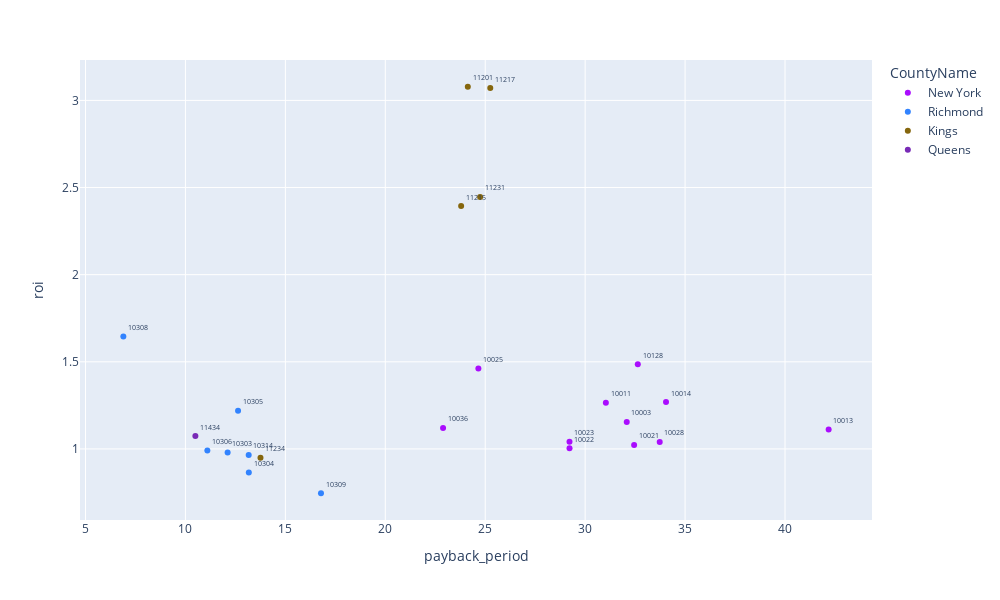

Notebook code cell kept with this figure:
### Markdown cell above
Even without considering the option of selling out(equity appreciation) but assuming rental value will appreciate 
kings county will have a good roi in 10 years and will gain about 1.4-1.8 times the value of the investment.
But only by rental appreciation 10308 zipcode is the "sweetest spot" to invest as it has high ROI and low payback.

### Code cell
fig=px.scatter(dat,x="payback_period",y="roi",color="CountyName",text="zipcode",color_discrete_sequence=px.colors.qualitative.Alphabet,hover_name="zipcode",hover_data=["annual_rent","payback_period","roi","sell_price"])
fig.update_traces(textposition='top right',textfont_size=7)
fig.update_layout(height=600, width=1000)

### Figure 1 — Plotly figure (JSON) as saved in the notebook; plotly's stock layout.template omitted (floating-point values rounded to 4 significant figures)
{"data": [{"customdata": [[88980.0, 32.08, 1.155, 2147000], [101700.0, 31.04, 1.265, 2480400], [113900.0, 42.18, 1.112, 3316500], [95530.0, 34.05, 1.269, 2491600], [76180.0, 32.45, 1.023, 1815600], [97070.0, 29.22, 1.004, 2031600], [82160.0, 29.22, 1.041, 2142300], [91190.0, 24.66, 1.462, 1431000], [76070.0, 33.73, 1.04, 2083900], [96780.0, 22.89, 1.12, 1712900], [75630.0, 32.63, 1.487, 1787100]], "hoverlabel": {"namelength": 0}, "hovertemplate": "<b>%{hovertext}</b><br><br>CountyName=New York<br>payback_period=%{customdata[1]}<br>roi=%{customdata[2]}<br>annual_rent=%{customdata[0]}<br>sell_price=%{customdata[3]}<br>zipcode=%{text}", "hovertext": ["10003", "10011", "10013", "10014", "10021", "10022", "10023", "10025", "10028", "10036", "10128"], "legendgroup": "New York", "marker": {"color": "#AA0DFE", "symbol": "circle"}, "mode": "markers+text", "name": "New York", "showlegend": true, "text": ["10003", "10011", "10013", "10014", "10021", "10022", "10023", "10025", "10028", "10036", "10128"], "textfont": {"size": 7}, "textposition": "top right", "type": "scatter", "x": [32.08, 31.04, 42.18, 34.05, 32.45, 29.22, 29.22, 24.66, 33.73, 22.89, 32.63], "xaxis": "x", "y": [1.155, 1.265, 1.112, 1.269, 1.023, 1.004, 1.041, 1.462, 1.04, 1.12, 1.487], "yaxis": "y"}, {"customdata": [[28470, 12.11, 0.9787, 327700], [25550, 13.17, 0.8642, 328300], [41360.0, 12.63, 1.218, 425100], [32170.0, 11.1, 0.9911, 352900], [59950.0, 6.894, 1.646, 409500], [23270.0, 16.78, 0.7456, 390500], [29290.0, 13.17, 0.9658, 357300]], "hoverlabel": {"namelength": 0}, "hovertemplate": "<b>%{hovertext}</b><br><br>CountyName=Richmond<br>payback_period=%{customdata[1]}<br>roi=%{customdata[2]}<br>annual_rent=%{customdata[0]}<br>sell_price=%{customdata[3]}<br>zipcode=%{text}", "hovertext": ["10303", "10304", "10305", "10306", "10308", "10309", "10314"], "legendgroup": "Richmond", "marker": {"color": "#3283FE", "symbol": "circle"}, "mode": "markers+text", "name": "Richmond", "showlegend": true, "text": ["10303", "10304", "10305", "10306", "10308", "10309", "10314"], "textfont": {"size": 7}, "textposition": "top right", "type": "scatter", "x": [12.11, 13.17, 12.63, 11.1, 6.894, 16.78, 13.17], "xaxis": "x", "y": [0.9787, 0.8642, 1.218, 0.9911, 1.646, 0.7456, 0.9658], "yaxis": "y"}, {"customdata": [[68110.0, 24.13, 3.078, 1420700], [51465, 23.8, 2.394, 1070800], [67110.0, 25.25, 3.071, 1302300], [58470.0, 24.75, 2.446, 1202900], [36990.0, 13.76, 0.9493, 476900]], "hoverlabel": {"namelength": 0}, "hovertemplate": "<b>%{hovertext}</b><br><br>CountyName=Kings<br>payback_period=%{customdata[1]}<br>roi=%{customdata[2]}<br>annual_rent=%{customdata[0]}<br>sell_price=%{customdata[3]}<br>zipcode=%{text}", "hovertext": ["11201", "11215", "11217", "11231", "11234"], "legendgroup": "Kings", "marker": {"color": "#85660D", "symbol": "circle"}, "mode": "markers+text", "name": "Kings", "showlegend": true, "text": ["11201", "11215", "11217", "11231", "11234"], "textfont": {"size": 7}, "textposition": "top right", "type": "scatter", "x": [24.13, 23.8, 25.25, 24.75, 13.76], "xaxis": "x", "y": [3.078, 2.394, 3.071, 2.446, 0.9493], "yaxis": "y"}, {"customdata": [[41830.0, 10.5, 1.074, 382300]], "hoverlabel": {"namelength": 0}, "hovertemplate": "<b>%{hovertext}</b><br><br>CountyName=Queens<br>payback_period=%{customdata[1]}<br>roi=%{customdata[2]}<br>annual_rent=%{customdata[0]}<br>sell_price=%{customdata[3]}<br>zipcode=%{text}", "hovertext": ["11434"], "legendgroup": "Queens", "marker": {"color": "#782AB6", "symbol": "circle"}, "mode": "markers+text", "name": "Queens", "showlegend": true, "text": ["11434"], "textfont": {"size": 7}, "textposition": "top right", "type": "scatter", "x": [10.5], "xaxis": "x", "y": [1.074], "yaxis": "y"}], "layout": {"height": 600, "legend": {"title": {"text": "CountyName"}, "tracegroupgap": 0}, "margin": {"t": 60}, "width": 1000, "xaxis": {"anchor": "y", "domain": [0, 1], "title": {"text": "payback_period"}}, "yaxis": {"anchor": "x", "domain": [0, 1], "title": {"text": "roi"}}}}
